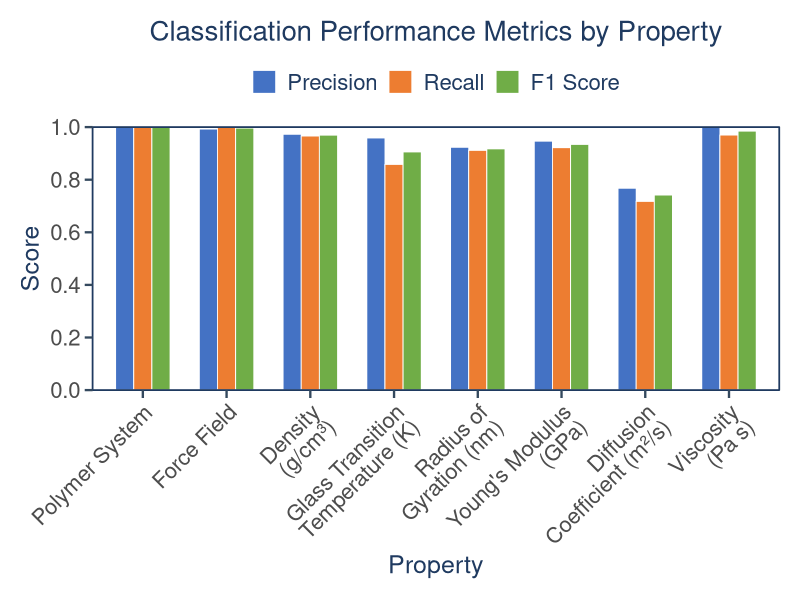

The R script that drew this image:
# ============================================
#   F1, Precision, Recall Metrics Bar Plot
#   (Strict 2-line limits for x-axis)
# ============================================
library(ggplot2)
library(tidyr)
library(dplyr)

# ---------------------------
# Create the data frame
# ---------------------------
metrics_data <- data.frame(
  property_name = c(
    "Density\n(g/cm³)",                      # 2 lines: Name / Unit
    "Diffusion\nCoefficient (m²/s)",         # 2 lines: Diffusion / Coefficient + Unit
    "Glass Transition\nTemperature (K)",     # 2 lines: Glass Transition / Temp + Unit
    "Radius of\nGyration (nm)",              # 2 lines: Radius of / Gyration + Unit
    "Viscosity\n(Pa s)",                     # 2 lines: Name / Unit
    "Young's Modulus\n(GPa)",                # 2 lines: Name / Unit
    "Force Field",
    "Polymer System"
  ),
  Precision = c(0.9726, 0.7674, 0.9586, 0.9231, 1.0000, 0.9464, 0.9925, 0.9985),
  Recall = c(0.9660, 0.7174, 0.8580, 0.9114, 0.9697, 0.9217, 1.0000, 1.0000),
  F1_Score = c(0.9693, 0.7416, 0.9055, 0.9172, 0.9846, 0.9339, 0.9962, 0.9993)
)

# ---------------------------
# Define order of properties
# ---------------------------
# NOTE: Must match the strings in metrics_data exactly!
property_order <- c(
  "Polymer System",
  "Force Field",
  "Density\n(g/cm³)",
  "Glass Transition\nTemperature (K)",
  "Radius of\nGyration (nm)",
  "Young's Modulus\n(GPa)",
  "Diffusion\nCoefficient (m²/s)",
  "Viscosity\n(Pa s)"
)

# -----------------------
# Publication color palette
# -----------------------
pub_colors <- list(
  origin = c("#2A9D8F", "#E9C46A", "#F4A261", "#E76F51"),
  composition = c("#6A4C93", "#FF595E"),
  primary = "#2C3E50",
  secondary = "#34495E",
  accent = "#3498DB"
)

# ---------------------------
# Reshape data for ggplot
# ---------------------------
metrics_long <- metrics_data %>%
  mutate(property_name = factor(property_name, levels = property_order)) %>%
  pivot_longer(
    cols = c(Precision, Recall, F1_Score),
    names_to = "Metric",
    values_to = "Value"
  ) %>%
  mutate(Metric = factor(Metric, levels = c("Precision", "Recall", "F1_Score")))

# ---------------------------
# Define color palette 
# ---------------------------
pipeline_colors <- c(
  "Precision" = "#4472C4", 
  "Recall"    = "#ED7D31", 
  "F1_Score"  = "#70AD47" 
)

# ---------------------------
# Create the plot
# ---------------------------
p <- ggplot(metrics_long, aes(x = property_name, y = Value, fill = Metric)) +
  geom_bar(
    stat = "identity",
    position = position_dodge(width = 0.65),
    width = 0.65,
    color = "white",
    linewidth = 0.3
  ) +
  scale_fill_manual(
    values = pipeline_colors,
    labels = c("Precision", "Recall", "F1 Score")
  ) +
  labs(
    title = "Classification Performance Metrics by Property",
    x = "Property",
    y = "Score",
    fill = NULL
  ) +
  theme_minimal(base_size = 16, base_family = "Helvetica") +
  theme(
    plot.title = element_text(hjust = 0.5, size = 20, face = "plain", color = "#1F3A60"),
    
    # lineheight 0.8 keeps the two lines close together
    axis.text.x = element_text(angle = 45, hjust = 1, size = 16, face = "plain", lineheight = 0.8),
    
    axis.text.y = element_text(size = 16, face = "plain"),
    axis.title.x = element_text(size = 18, face = "plain", color = "#1F3A60"),
    axis.title.y = element_text(size = 18, face = "plain", color = "#1F3A60"),
    legend.position = "top",
    legend.text = element_text(size = 16, face = "plain", color = "#1F3A60"),
    
    panel.grid.major = element_blank(),
    panel.grid.minor = element_blank(),
    
    axis.line.x = element_blank(), 
    axis.ticks.x = element_line(color = pub_colors$secondary, linewidth = 0.8),
    axis.ticks.y = element_line(color = pub_colors$secondary, linewidth = 0.8),
    axis.ticks.length = unit(0.2, "cm"),
    
    panel.border = element_rect(color = "#1F3A60", fill = NA, linewidth = 0.6),
    plot.margin = margin(15, 15, 15, 15)
  ) +
  coord_cartesian(ylim = c(0, 1.0), clip = "off") +
  scale_y_continuous(
    breaks = seq(0, 1, 0.2), 
    expand = c(0, 0)
  )

# ---------------------------
# Save as PNG
# ---------------------------
ggsave("f1_metric_plot.png", p, width = 9, height = 7, dpi = 300, bg = "white")